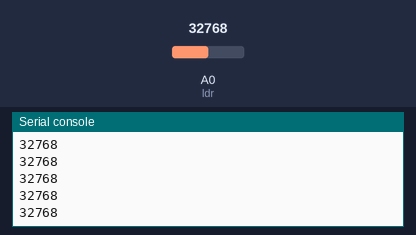
Simulated run of this program. Board: CircuitPython board. On the bench: the last lines printed to the serial console. The inputs (shaded band) are chosen by the test bench; at power-on: A0 (ldr) = 32768 (analog values on the 0–65535 scale). USB keyboard and mouse output is not drawn.

Above: at 1.2 s.
1.3 s: A0 (ldr) set to 45874
At 1.51 s:
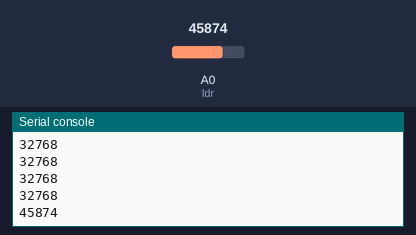
2.8 s: A0 (ldr) set to 57670
At 2.9 s:
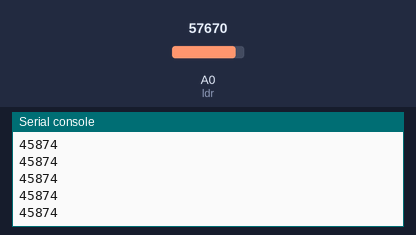
Timing chart, 0 to 5.8 s (numbered marks = the images above; inputs shaded):
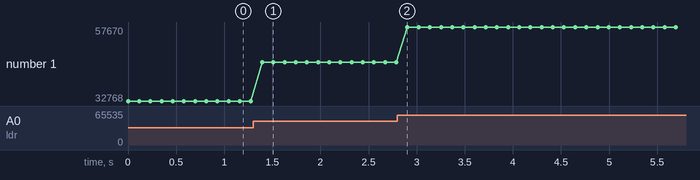

The program:

Dino_LDR.py
```python
import time
import board
import analogio
import usb_hid
from adafruit_hid.keyboard import Keyboard
from adafruit_hid.keycode import Keycode

ldr = analogio.AnalogIn(board.A0)
keyboard = Keyboard(usb_hid.devices)

while True:
    ldr_value = ldr.value
    print(ldr_value)
    if ldr_value >= 15200:
        keyboard.press(Keycode.SPACEBAR)
        time.sleep(0.1)
        keyboard.release(Keycode.SPACEBAR)
    else:
        time.sleep(0.1)
```

Measured:
- after the input at 1.3 s, the serial console: prints a new line after 0.09 s (image 1)
- plotted number 1: 32768 → 45874 after the input at 1.3 s, 45874 → 57670 after the input at 2.8 s
